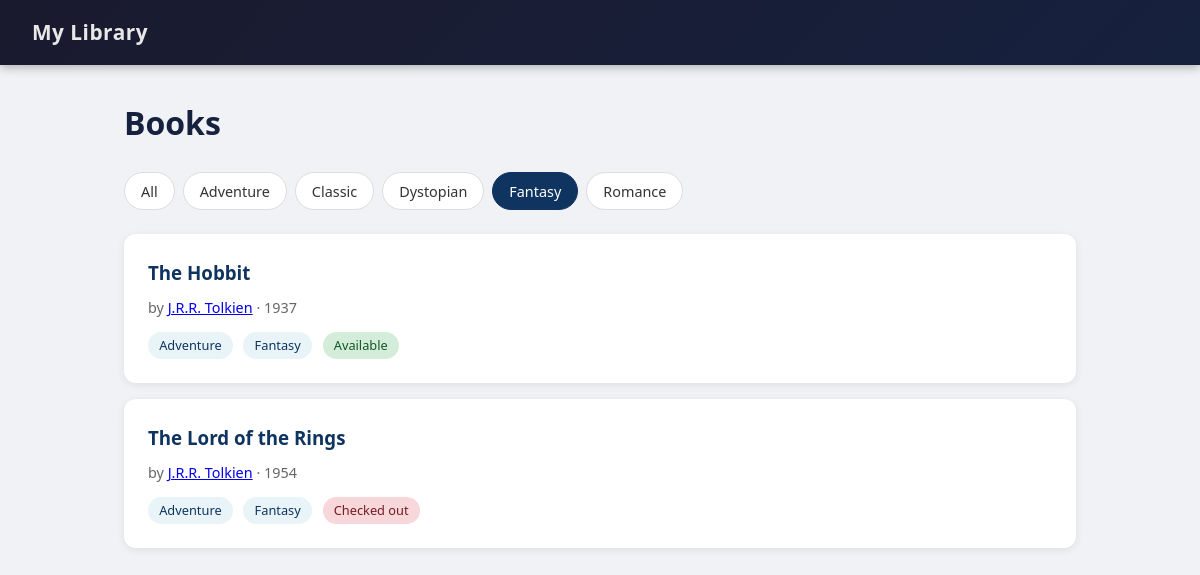
Page /?genre=Fantasy on the committed database.
### library/models.py (models this page shows, shortened)
class Genre(models.Model):
    name = models.CharField(max_length=100, unique=True)
    class Meta:
        ordering = ['name']

class Book(models.Model):
    title = models.CharField(max_length=200)
    author = models.ForeignKey(Author, on_delete=models.CASCADE, related_name='books')
    genre = models.ManyToManyField(Genre, blank=True, related_name='books')
    published_date = models.DateField(blank=True, null=True)
    isbn = models.CharField('ISBN', max_length=13, blank=True)
    summary = models.TextField(blank=True)
    available = models.BooleanField(default=True)
    created_at = models.DateTimeField(auto_now_add=True)
    class Meta:
        ordering = ['title']

class Author(models.Model):
    first_name = models.CharField(max_length=100)
    last_name = models.CharField(max_length=100)
    birth_date = models.DateField(blank=True, null=True)
    bio = models.TextField(blank=True)
    class Meta:
        ordering = ['last_name', 'first_name']
    def __str__(self):
        return f"{self.first_name} {self.last_name}"

### library/views.py (the view)
# urls.py: path('', views.home, name='home'),
def home(request):
    books = Book.objects.select_related('author').prefetch_related('genre')
    genres = Genre.objects.all()
    genre_filter = request.GET.get('genre')
    if genre_filter:
        books = books.filter(genre__name=genre_filter)
    return render(request, 'library/home.html', {
        'books': books,
        'genres': genres,
        'selected_genre': genre_filter,
    })

### library/templates/library/home.html (shortened to what this page needs)
{% extends "library/base.html" %}
{% block content %}
<h1>Books</h1>
{% if genres %}
<div class="filters">
    <a href="{% url 'library:home' %}" class="{% if not selected_genre %}active{% endif %}">All</a>
    {% for g in genres %}
    <a href="{% url 'library:home' %}?genre={{ g.name }}"
       class="{% if selected_genre == g.name %}active{% endif %}">{{ g.name }}</a>
    {% endfor %}
</div>
{% endif %}
{% for book in books %}
<div class="card">
    <h3><a href="{% url 'library:book_detail' book.pk %}">{{ book.title }}</a></h3>
    <p class="meta">
        by <a href="{% url 'library:author_detail' book.author.pk %}">{{ book.author }}</a>
        {% if book.published_date %} &middot; {{ book.published_date|date:"Y" }}{% endif %}
    </p>
    <div>
        {% for genre in book.genre.all %}
        <span class="badge">{{ genre.name }}</span>
        {% endfor %}
        {% if book.available %}
        <span class="badge badge-available">Available</span>
        {% else %}
        <span class="badge badge-unavailable">Checked out</span>
        {% endif %}
    </div>
</div>
{% empty %}
<div class="card">
    <p>No books in the library yet. <a href="/admin/">Add some via the admin panel.</a></p>
</div>
{% endfor %}
{% endblock %}

### library/templates/library/base.html (style rules this page uses)
*, *::before, *::after { box-sizing: border-box; margin: 0; padding: 0; }
body { font-family: 'Segoe UI', system-ui, -apple-system, sans-serif; background: #f0f2f5; color: #1a1a2e; line-height: 1.6; }
h1 { font-size: 2rem; margin-bottom: 1.5rem; color: #16213e; }
.card { background: #fff; border-radius: 12px; padding: 1.5rem; margin-bottom: 1rem; box-shadow: 0 2px 8px rgba(0,0,0,0.08); transition: transform 0.15s, box-shadow 0.15s; }
.card h3 { margin-bottom: 0.5rem; }
.card h3 a { color: #0f3460; text-decoration: none; }
.meta { color: #666; font-size: 0.9rem; margin-bottom: 0.5rem; }
.badge { display: inline-block; background: #e8f4f8; color: #0f3460; padding: 0.2rem 0.7rem; border-radius: 20px; font-size: 0.8rem; margin-right: 0.4rem; margin-top: 0.3rem; }
.badge-available { background: #d4edda; color: #155724; }
.badge-unavailable { background: #f8d7da; color: #721c24; }
.filters { display: flex; flex-wrap: wrap; gap: 0.5rem; margin-bottom: 1.5rem; }
.filters a { padding: 0.4rem 1rem; border-radius: 20px; text-decoration: none; font-size: 0.9rem; background: #fff; color: #333; border: 1px solid #ddd; transition: all 0.15s; }
.filters a.active { background: #0f3460; color: #fff; border-color: #0f3460; }

### rows in the picture
Genre: name "Adventure"
Genre: name "Classic"
Genre: name "Dystopian"
Genre: name "Fantasy"
Genre: name "Romance"
Book: title "The Hobbit", author "J.R.R. Tolkien", published_date "1937", available "Available"
Book: title "The Lord of the Rings", author "J.R.R. Tolkien", published_date "1954", available "Checked out"
